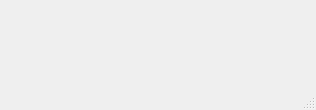
<?xml version="1.0" encoding="UTF-8"?>
<ui version="4.0">
 <class>MainWindow</class>
 <widget class="QMainWindow" name="MainWindow">
  <property name="geometry">
   <rect>
    <x>0</x>
    <y>0</y>
    <width>316</width>
    <height>110</height>
   </rect>
  </property>
  <property name="windowTitle">
   <string>MainWindow</string>
  </property>
  <widget class="QWidget" name="centralwidget">
   <layout class="QHBoxLayout" name="horizontalLayout">
    <item>
     <layout class="QGridLayout" name="gridLayout"/>
    </item>
   </layout>
  </widget>
  <widget class="QMenuBar" name="menubar">
   <property name="geometry">
    <rect>
     <x>0</x>
     <y>0</y>
     <width>316</width>
     <height>26</height>
    </rect>
   </property>
  </widget>
  <widget class="QStatusBar" name="statusbar"/>
 </widget>
 <resources/>
 <connections/>
</ui>
